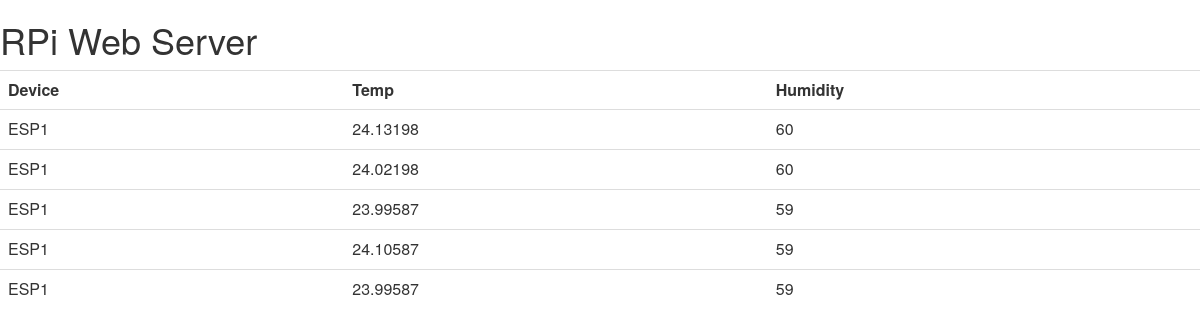
The page / on the database its author committed.
### tables this page shows
CREATE TABLE dhtreadings(id INTEGER PRIMARY KEY AUTOINCREMENT, temperature NUMERIC, humidity NUMERIC, currentdate DATE, currentime TIME, device TEXT);

### app.py (the view)
@app.route("/")
def main():
   conn=sqlite3.connect('sensordata.db')
   conn.row_factory = dict_factory
   c=conn.cursor()
   c.execute("SELECT DISTINCT device FROM dhtreadings")
   devices = c.fetchall()
   print(devices)
   c.execute("SELECT  device, temperature, humidity FROM dhtreadings ORDER BY id DESC LIMIT 5")
   readings = c.fetchall()
   return render_template('main.html', readings=readings)

### app.py (called while the page is built)
def dict_factory(cursor, row):
    d = {}
    for idx, col in enumerate(cursor.description):
        d[col[0]] = row[idx]
    return d

### templates/main.html (shortened to what this page needs)
<!DOCTYPE>
<head>
<link rel="stylesheet" href="https://maxcdn.bootstrapcdn.com/bootstrap/3.3.6/css/bootstrap.min.css">
   <link rel="stylesheet" href="https://maxcdn.bootstrapcdn.com/bootstrap/3.3.6/css/bootstrap-theme.min.css">
</head>
<body>
	<h1>RPi Web Server</h1>
	<table class="table table-hover">
		<tr>
		<th>Device</th>
		<th>Temp</th>
		<th>Humidity</th>
		</tr>
		{% for entry in readings %}
			<tr><td>{{entry.device}}</td>
			<td>{{entry.temperature}}</td>
			<td>{{entry.humidity}}</td>
                        </tr>
		{%endfor%}
	</table>
</body>
</html>

### rows shown on the page
dhtreadings: device "ESP1", temperature "24.13198", humidity "60"
dhtreadings: device "ESP1", temperature "24.02198", humidity "60"
dhtreadings: device "ESP1", temperature "23.99587", humidity "59"
dhtreadings: device "ESP1", temperature "24.10587", humidity "59"
dhtreadings: device "ESP1", temperature "23.99587", humidity "59"
